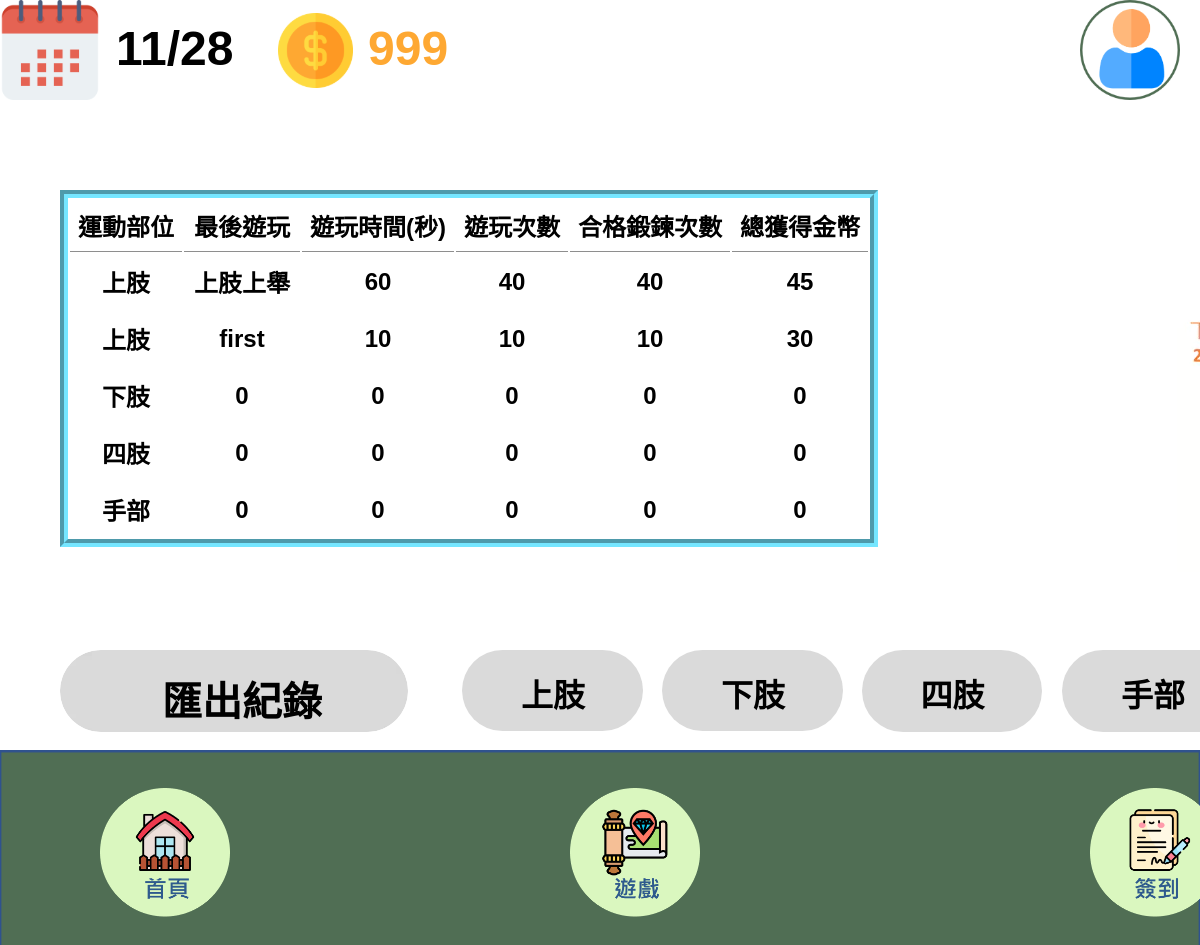
/紀錄 (signed in), run on an earlier commit of the app's database.
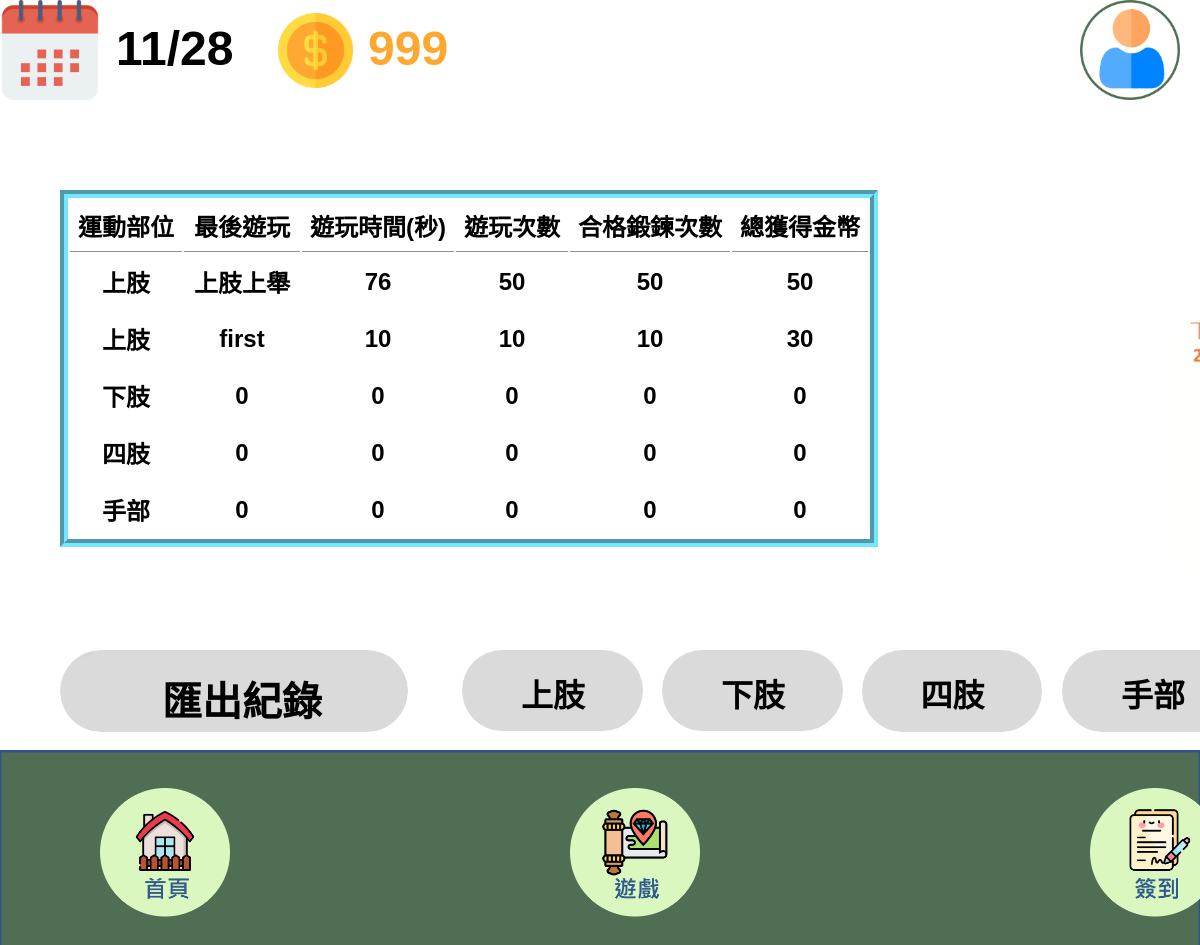
And on a later commit of the database.
### w2/models.py (models this page shows)
class MetricsBase(models.Model):
    USER_UID = models.CharField(max_length=20)
    LastStage = models.CharField(max_length=20, default='0')
    TotalPlayTime = models.FloatField(default=0)
    TotalPlayCount = models.IntegerField(default=0)
    PassCount = models.IntegerField(default=0)
    TotalGetCoin = models.IntegerField(default=0)
    LastRecordId = models.CharField(max_length=20, default='0')
    class Meta:
        abstract = True

class ArmMetrics(MetricsBase):
    Arm_UID = models.CharField(max_length=30, unique=True)

### w2/views.py (called while the page is built)
@login_required
def MetricsTable(request):
    arm_metrics_data = ArmMetrics.objects.all()
    foot_metrics_data = FootMetrics.objects.all()
    limb_metrics_data = LimbMetrics.objects.all()
    hand_metrics_data = HandMetrics.objects.all()
    return render(request, '紀錄.html', {
        'arm_metrics_data': arm_metrics_data,
        'foot_metrics_data': foot_metrics_data,
        'limb_metrics_data': limb_metrics_data,
        'hand_metrics_data': hand_metrics_data,
    })

### templates/紀錄.html (shortened to what the changed rows need)
{% load static %}
<!DOCTYPE html>
<html lang="zh-Hant">
  <head>
    <link rel="stylesheet" href="{% static 'css/style.css' %}" />
  </head>
  <body>
    <div>
      <link href="{% static 'css/紀錄.css' %}" rel="stylesheet" />
      <div class="component-紀錄1-container">
        <div class="component-紀錄1-frame">
          <div class="component-紀錄1-MetricsTable">
            <span>
              <table style="border: 8px #75e6ff groove" cellpadding="10">
                <tr>
                  <th>運動部位</th>
                  <th>最後遊玩</th>
                  <th>遊玩時間(秒)</th>
                  <th>遊玩次數</th>
                  <th>合格鍛鍊次數</th>
                  <th>總獲得金幣</th>
                </tr>
                {% for arm_metric in arm_metrics_data %}
                <tr>
                  <td>上肢</td>
                  <td>{{ arm_metric.LastStage }}</td>
                  <td>{{ arm_metric.TotalPlayTime|floatformat:"0" }}</td>
                  <td>{{ arm_metric.TotalPlayCount }}</td>
                  <td>{{ arm_metric.PassCount }}</td>
                  <td>{{ arm_metric.TotalGetCoin }}</td>
                </tr>
                {% endfor %}
              </table>
            </span>
          </div>
        </div>
      </div>
    </div>
  </body>
</html>

What changed in the data, as far as the page shows it:
changed ArmMetrics "上肢上舉": TotalPlayTime "60" → "76"; TotalPlayCount "40" → "50"; PassCount "40" → "50"; TotalGetCoin "45" → "50"
